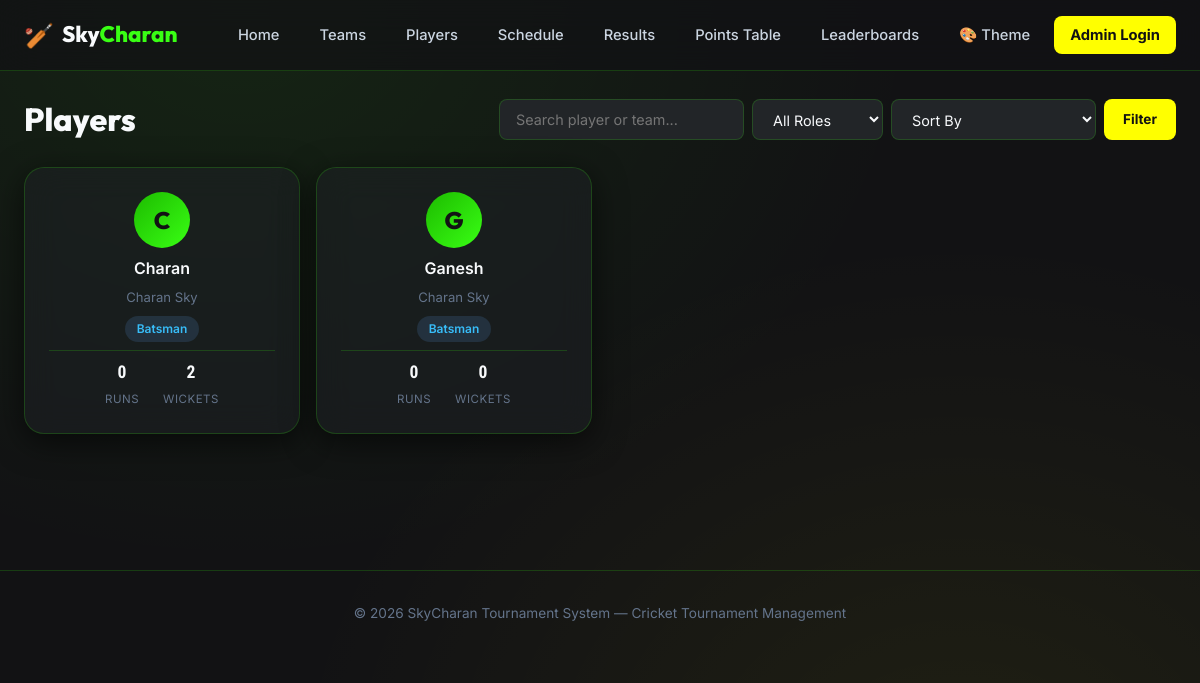
Screenshot of /players/ with the database file from the repository.
### tournament/models.py (models this page shows, shortened)
class Player(models.Model):
    BATSMAN = 'Batsman'
    BOWLER = 'Bowler'
    ALLROUNDER = 'All-rounder'
    ROLE_CHOICES = [
        (BATSMAN, 'Batsman'),
        (BOWLER, 'Bowler'),
        (ALLROUNDER, 'All-rounder'),
    ]
    name = models.CharField(max_length=100)
    role = models.CharField(max_length=20, choices=ROLE_CHOICES, default=BATSMAN)
    team = models.ForeignKey(Team, on_delete=models.CASCADE, related_name='players')
    runs = models.PositiveIntegerField(default=0)
    wickets = models.PositiveIntegerField(default=0)
    class Meta:
        ordering = ['team__name', 'name']

class Team(models.Model):
    name = models.CharField(max_length=100, unique=True)
    logo = models.URLField(blank=True, help_text="Optional logo image URL")
    coach_name = models.CharField(max_length=100, blank=True)
    class Meta:
        ordering = ['name']

### tournament/views.py (the view)
# urls.py: path('players/', views.players_list, name='players'),
def players_list(request):
    query = request.GET.get('q', '').strip()
    role_filter = request.GET.get('role', '').strip()
    sort_by = request.GET.get('sort', '').strip()
    players = Player.objects.select_related('team').all()
    if query:
        players = players.filter(Q(name__icontains=query) | Q(team__name__icontains=query))
    if role_filter:
        players = players.filter(role=role_filter)
    if sort_by == 'runs':
        players = players.order_by('-runs')
    elif sort_by == 'wickets':
        players = players.order_by('-wickets')
    return render(request, 'tournament/players.html', {
        'players': players,
        'query': query,
        'role_filter': role_filter,
        'sort_by': sort_by,
    })

### tournament/context_processors.py (called while the page is built, shortened)
def live_match_context(request):
    live_match = Match.objects.filter(status=Match.LIVE).first()
    return {
        'global_live_match': None,
        'global_live_state': None,
        'global_live_rr': 0.0,
        'global_live_target_text': "",
    }

### tournament/templates/tournament/players.html (shortened to what this page needs)
{% extends 'tournament/base.html' %}
{% block content %}
<section class="section">
    <div class="section-header">
        <h1 class="page-title">Players</h1>
        <form class="search-form" method="get" action="{% url 'players' %}">
            <input type="text" name="q" value="{{ query }}" placeholder="Search player or team..." class="search-input">
            <select name="role" class="search-select">
                <option value="">All Roles</option>
            </select>
            <select name="sort" class="search-select">
                <option value="">Sort By</option>
            </select>
            <button type="submit" class="btn btn-primary btn-sm">Filter</button>
        </form>
    </div>
    {% if players %}
        <div class="player-grid">
            {% for player in players %}
                <div class="player-card glass">
                    <div class="player-avatar">{{ player.name|first|upper }}</div>
                    <h4 class="player-name">{{ player.name }}</h4>
                    <p class="player-team">{{ player.team.name }}</p>
                    <span class="role-badge role-{{ player.role|slugify }}">{{ player.role }}</span>
                    <div class="player-stats">
                        <div class="mini-stat">
                            <span class="mini-stat-value">{{ player.runs }}</span>
                            <span class="mini-stat-label">Runs</span>
                        </div>
                        <div class="mini-stat">
                            <span class="mini-stat-value">{{ player.wickets }}</span>
                            <span class="mini-stat-label">Wickets</span>
                        </div>
                    </div>
                </div>
            {% endfor %}
        </div>
    {% else %}
        <p class="empty-state">No players found. {% if query or role_filter %}Try different filters.{% endif %}</p>
    {% endif %}
</section>
{% endblock %}

### rows the page displays
Player: name|first "C", name "Charan", team.name "Charan Sky", role "Batsman", runs "0", wickets "2"
Player: name|first "G", name "Ganesh", team.name "Charan Sky", role "Batsman", runs "0", wickets "0"
